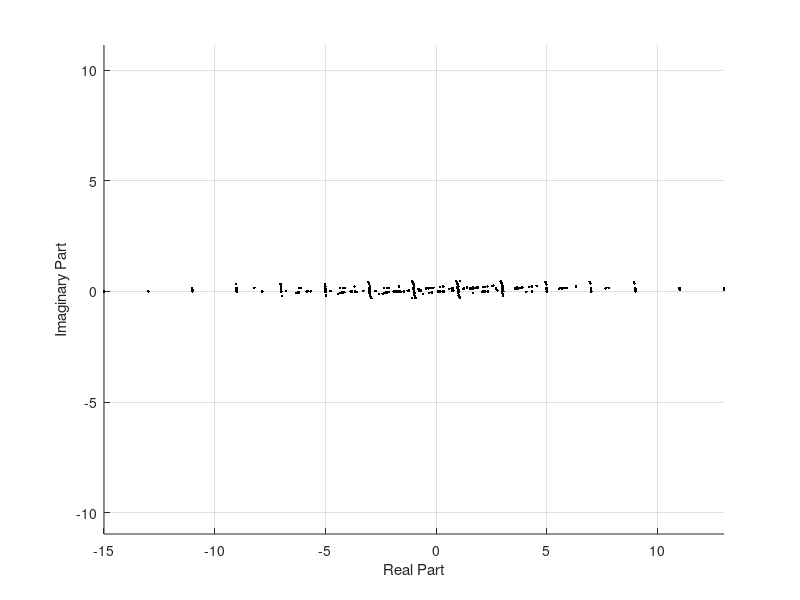

This chart was generated by the following MATLAB code:
function z=kleinian()
p = 0.5 + 0.03i;
q = 0.5 + 0.05i;
r = 0.5 - 0.03i;
s = 0.5 - 0.05i;
z=0;
f1 = @(z) (p*z+q)./(r*z+s);
f2 = @(z) z+2;
f3 = @(z) (s*z-q)./(-r*z+p);
f4 = @(z) z-2;
N = 10000;
x = zeros(1,N);
y = zeros(1,N);
figure;
hold on;
for k = 1:N
    r = randi(4);
    if r == 1
        z = f1(z);
    elseif r==2
        z = f2(z);
    elseif r==3
        z = f3(z);
    else
        z = f4(z);
    end

    x(k) = real(z);
    y(k) = imag(z);
end
plot(x,y,'k.');
axis equal;
xlabel('Real Part');
ylabel('Imaginary Part');
grid on;
hold off;
end